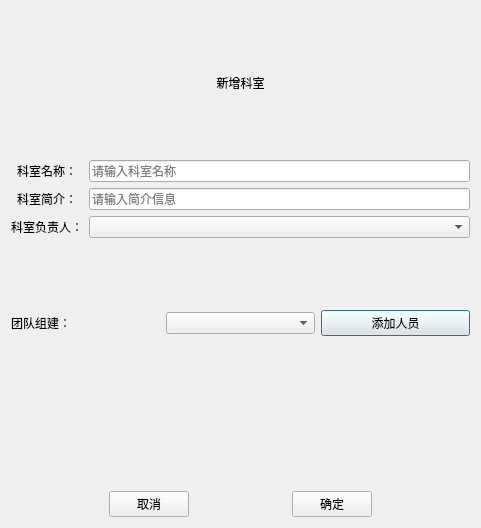
<?xml version="1.0" encoding="UTF-8"?>
<ui version="4.0">
 <class>AddDepartmentDialog</class>
 <widget class="QDialog" name="AddDepartmentDialog">
  <property name="geometry">
   <rect>
    <x>0</x>
    <y>0</y>
    <width>481</width>
    <height>528</height>
   </rect>
  </property>
  <property name="windowTitle">
   <string>Dialog</string>
  </property>
  <layout class="QVBoxLayout" name="verticalLayout">
   <item>
    <widget class="QLabel" name="label">
     <property name="text">
      <string>新增科室</string>
     </property>
     <property name="alignment">
      <set>Qt::AlignmentFlag::AlignCenter</set>
     </property>
    </widget>
   </item>
   <item>
    <layout class="QFormLayout" name="formLayout">
     <property name="labelAlignment">
      <set>Qt::AlignmentFlag::AlignCenter</set>
     </property>
     <item row="0" column="0">
      <widget class="QLabel" name="label_2">
       <property name="text">
        <string>科室名称：</string>
       </property>
       <property name="alignment">
        <set>Qt::AlignmentFlag::AlignRight|Qt::AlignmentFlag::AlignTrailing|Qt::AlignmentFlag::AlignVCenter</set>
       </property>
      </widget>
     </item>
     <item row="1" column="0">
      <widget class="QLabel" name="label_3">
       <property name="text">
        <string>科室简介：</string>
       </property>
       <property name="alignment">
        <set>Qt::AlignmentFlag::AlignRight|Qt::AlignmentFlag::AlignTrailing|Qt::AlignmentFlag::AlignVCenter</set>
       </property>
      </widget>
     </item>
     <item row="2" column="0">
      <widget class="QLabel" name="label_4">
       <property name="text">
        <string>科室负责人：</string>
       </property>
       <property name="alignment">
        <set>Qt::AlignmentFlag::AlignRight|Qt::AlignmentFlag::AlignTrailing|Qt::AlignmentFlag::AlignVCenter</set>
       </property>
      </widget>
     </item>
     <item row="0" column="1">
      <widget class="QLineEdit" name="edit_dept">
       <property name="placeholderText">
        <string>请输入科室名称</string>
       </property>
      </widget>
     </item>
     <item row="1" column="1">
      <widget class="QLineEdit" name="edit_detail">
       <property name="placeholderText">
        <string>请输入简介信息</string>
       </property>
      </widget>
     </item>
     <item row="2" column="1">
      <widget class="QComboBox" name="mainDoc_combo">
       <property name="placeholderText">
        <string>选择医师</string>
       </property>
      </widget>
     </item>
    </layout>
   </item>
   <item>
    <layout class="QHBoxLayout" name="horizontalLayout">
     <item>
      <widget class="QLabel" name="label_5">
       <property name="text">
        <string>团队组建：</string>
       </property>
      </widget>
     </item>
     <item>
      <widget class="QComboBox" name="doc_combo">
       <property name="placeholderText">
        <string>选择医师</string>
       </property>
      </widget>
     </item>
     <item>
      <widget class="QPushButton" name="btn_add">
       <property name="text">
        <string>添加人员</string>
       </property>
      </widget>
     </item>
    </layout>
   </item>
   <item>
    <widget class="QWidget" name="widget" native="true">
     <layout class="QGridLayout" name="gridLayout_members">
      <property name="leftMargin">
       <number>0</number>
      </property>
      <property name="topMargin">
       <number>0</number>
      </property>
      <property name="bottomMargin">
       <number>0</number>
      </property>
     </layout>
    </widget>
   </item>
   <item>
    <layout class="QHBoxLayout" name="horizontalLayout_3">
     <item>
      <spacer name="horizontalSpacer">
       <property name="orientation">
        <enum>Qt::Orientation::Horizontal</enum>
       </property>
       <property name="sizeHint" stdset="0">
        <size>
         <width>40</width>
         <height>20</height>
        </size>
       </property>
      </spacer>
     </item>
     <item>
      <widget class="QPushButton" name="btn_cancel">
       <property name="text">
        <string>取消</string>
       </property>
      </widget>
     </item>
     <item>
      <spacer name="horizontalSpacer_3">
       <property name="orientation">
        <enum>Qt::Orientation::Horizontal</enum>
       </property>
       <property name="sizeHint" stdset="0">
        <size>
         <width>40</width>
         <height>20</height>
        </size>
       </property>
      </spacer>
     </item>
     <item>
      <widget class="QPushButton" name="btn_enter">
       <property name="text">
        <string>确定</string>
       </property>
      </widget>
     </item>
     <item>
      <spacer name="horizontalSpacer_2">
       <property name="orientation">
        <enum>Qt::Orientation::Horizontal</enum>
       </property>
       <property name="sizeHint" stdset="0">
        <size>
         <width>40</width>
         <height>20</height>
        </size>
       </property>
      </spacer>
     </item>
    </layout>
   </item>
  </layout>
 </widget>
 <resources/>
 <connections/>
</ui>
